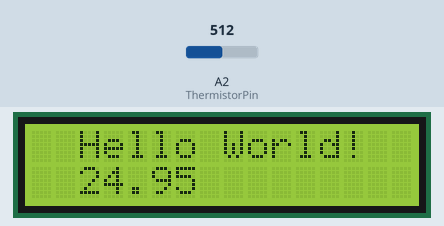
Bench run of a sketch on a simulated Arduino Uno, built with avr-gcc and run on an emulated ATmega328P. On the bench: 16×2 character LCD. The test bench sets the inputs (shaded band); at power-on: A2 (ThermistorPin) = 512.

Above: at 1.2 s.
1.3 s: A2 (ThermistorPin) set to 716
At 3.6 s:
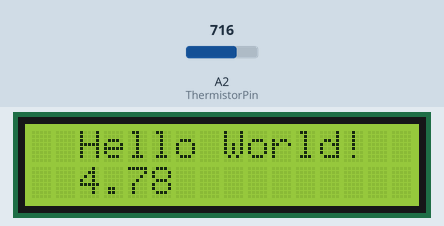
4.3 s: A2 (ThermistorPin) set to 900
At 6.1 s:
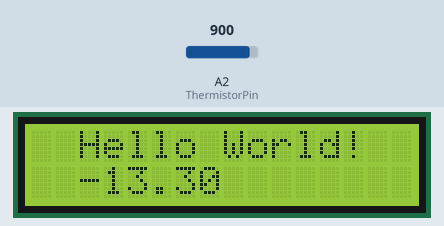
7.3 s: A2 (ThermistorPin) set to 1023
At 9.9 s:
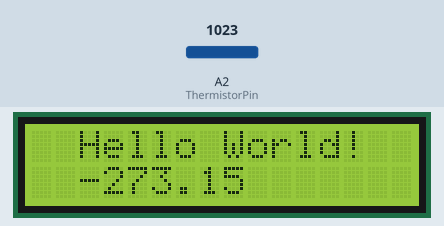
Timing chart, 0 to 11.4 s (numbered marks = the images above; inputs shaded):
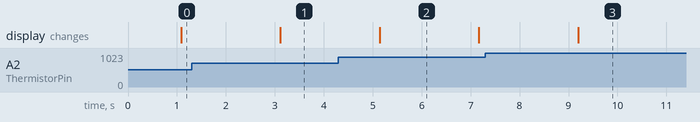

The sketch:

lcd_temperature.ino
```cpp
/* Basic Arduino example code for displaying text on 16x2, 20x4 etc. character LCDs. More info: www.www.makerguides.com */
#include "temperature.h"
// Include the library:
#include <LiquidCrystal.h>
float temperature ;
// Create an LCD object. Parameters: (RS, E, D4, D5, D6, D7):
LiquidCrystal lcd = LiquidCrystal(2, 3, 4, 5, 6, 7);

void setup() {
  // Specify the LCD's number of columns and rows. Change to (20, 4) for a 20x4 LCD:
  lcd.begin(16, 2);
}

void loop() {
  // Set the cursor on the third column and the first row, counting starts at 0:
  lcd.setCursor(2, 0);
  // Print the string 'Hello World!':
  lcd.print("Hello World!");
  // Set the cursor on the third column and the second row:
  lcd.setCursor(2, 1);
  // Print the string 'LCD tutorial':
  temperature = readTemp();
  lcd.print(temperature);
  lcd.print("  ");
  delay(1000);
}
```

temperature.cpp
```cpp
#include <Arduino.h>
    int decimalPrecision = 2;               // decimal places for all values shown in LED Display & Serial Monitor


    int ThermistorPin = A2;                 // The analog input pin for measuring temperature
    float voltageDividerR1 = 10000;         // Resistor value in R1 for voltage devider method
    float BValue = 3470;                    // The B Value of the thermistor for the temperature measuring range
    float RT1 = 10000;                        // Thermistor resistor rating at based temperature (25 degree celcius)
    float T1 = 298.15;                      /* Base temperature T1 in Kelvin (default should be at 25 degree)*/
    float R2 ;                              /* Resistance of Thermistor (in ohm) at Measuring Temperature*/
    float T2 ;                              /* Measurement temperature T2 in Kelvin */

    float a ;                               /* Use for calculation in Temperature*/
    float b ;                               /* Use for calculation in Temperature*/
    float c ;                               /* Use for calculation in Temperature*/
    float d ;                               /* Use for calculation in Temperature*/
    float e = 2.718281828 ;                 /* the value of e use for calculation in Temperature*/

    float tempSampleRead  = 0;               /* to read the value of a sample including currentOffset1 value*/
    float tempLastSample  = 0;               /* to count time for each sample. Technically 1 milli second 1 sample is taken */
    float tempSampleSum   = 0;               /* accumulation of sample readings */
    float tempSampleCount = 0;               /* to count number of sample. */
    float tempMean ;                         /* to calculate the average value from all samples, in analog values*/


float readTemp(){
    /* 1- Temperature Measurement */
    while(true){
    float temp;
    if(millis() >= tempLastSample + 1)                                                                  /* every 1 milli second taking 1 reading */
        {
            tempSampleRead = analogRead(ThermistorPin);                                                 /* read analog value from sensor */
            tempSampleSum = tempSampleSum+tempSampleRead;                                               /* add all analog value for averaging later*/
            tempSampleCount = tempSampleCount+1;                                                        /* keep counting the sample quantity*/
            tempLastSample = millis();                                                                  /* reset the time in order to repeat the loop again*/
        }

    if(tempSampleCount == 1000)                                                                         /* after 1000 sample readings taken*/
        {
            tempMean = tempSampleSum / tempSampleCount;                                                 /* find the average analog value from those data*/
            R2 = (voltageDividerR1*tempMean)/(1023-tempMean);                                           /* convert the average analog value to resistance value*/

            a = 1/T1;                                                                                   /* use for calculation */
            b = log10(RT1/R2);                                                                           /* use for calculation */
            c = b / log10(e);                                                                           /* use for calculation */
            d = c / BValue ;                                                                            /* use for calculation */
            T2 = 1 / (a- d);
            temp = T2 - 273.15;
            /* the measured temperature value based on calculation (in Kelvin) */

            tempSampleSum = 0;                                                                          /* reset all the total analog value back to 0 for the next count */
            tempSampleCount = 0;
            return temp;/* reset the total number of samples taken back to 0 for the next count*/
        }
    }
        return -1;


}
```

temperature.h
```cpp
#ifndef TEMPERATURE_H
#define TEMPERATURE_H

float readTemp();
#endif
```

Measured:
- after the input at 1.3 s, the display: changes after 1.8 s (image 1)
- after the input at 4.3 s, the display: changes after 0.84 s (image 2)
- after the input at 7.3 s, the display: changes after 1.9 s (image 3)
- what the display in image 2 shows lasts 2.1 s, from 5.1 s to 7.2 s
